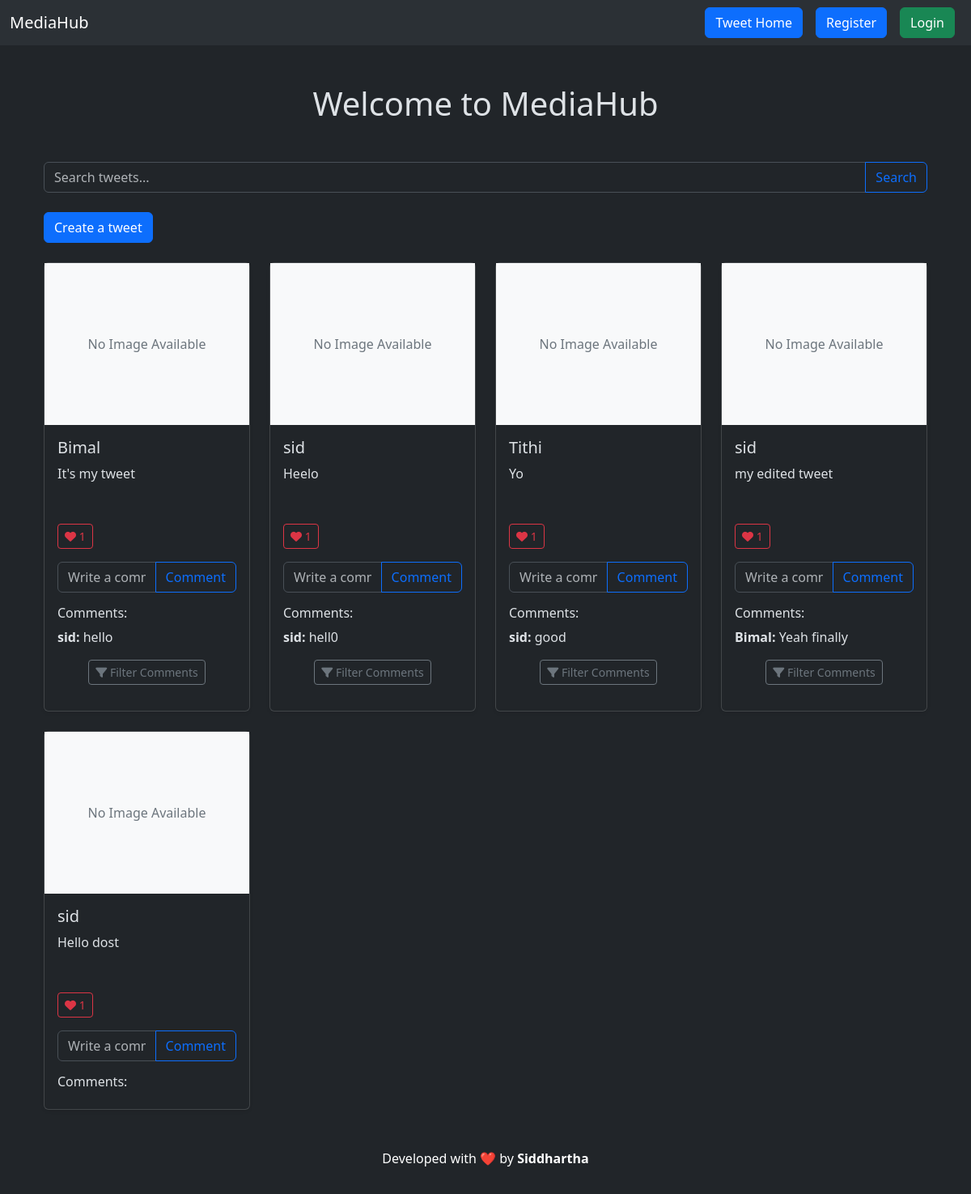
Page /tweet/ on the earlier database version.
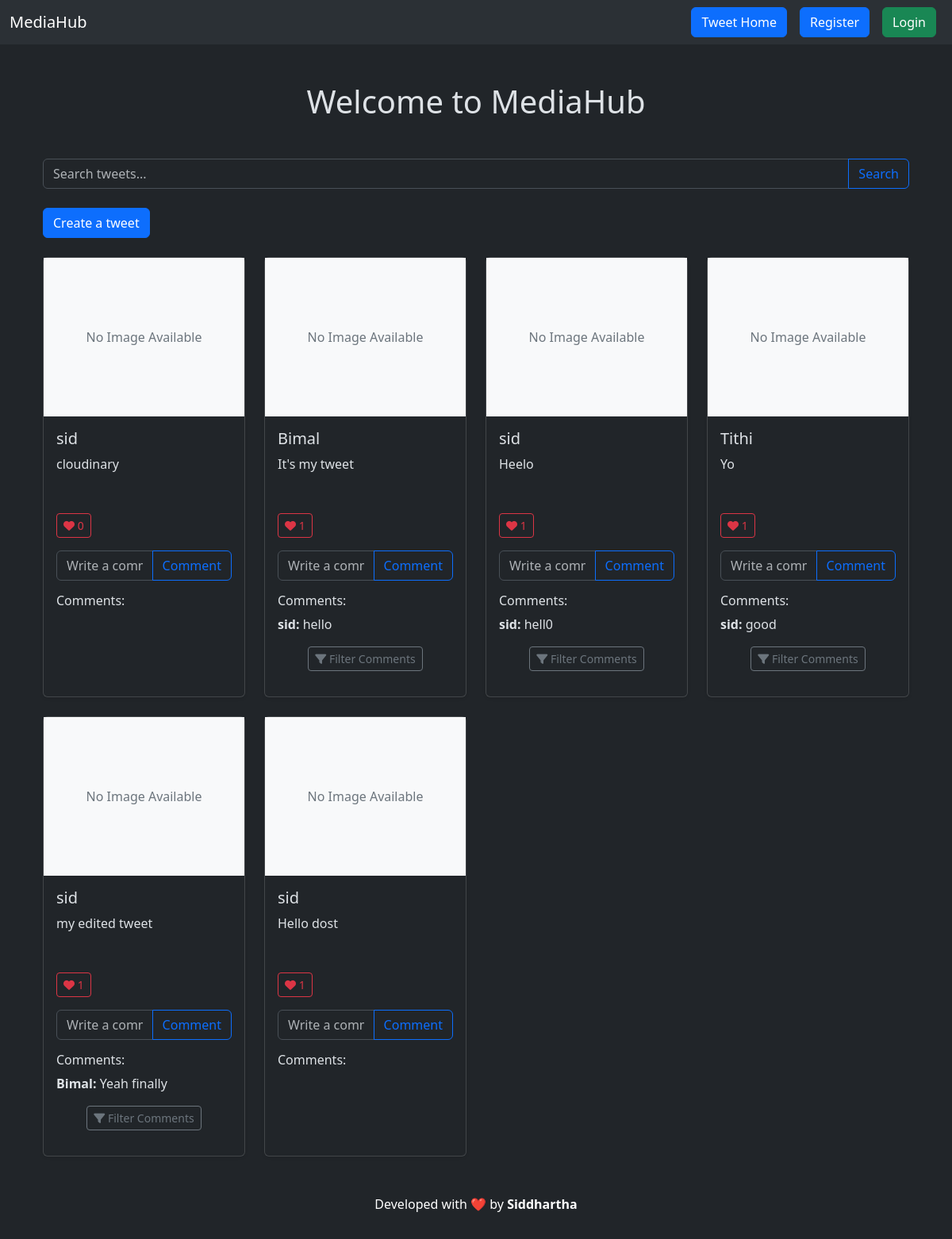
Same page on the later database version.
### tweet/models.py (models this page shows, shortened)
class Tweet(models.Model):
    text = models.TextField()
    user = models.ForeignKey(User, on_delete=models.CASCADE)
    photo = CloudinaryField('photo', blank=True, null=True)
    created_at = models.DateTimeField(auto_now_add=True)
    updated_at = models.DateTimeField(auto_now=True)
    likes_count = models.PositiveIntegerField(default=0)

class Comment(models.Model):
    tweet = models.ForeignKey(Tweet, on_delete=models.CASCADE)
    user = models.ForeignKey(User, on_delete=models.CASCADE)
    content = models.TextField()
    created_at = models.DateTimeField(auto_now_add=True)

### tweet/views.py (the view)
# urls.py: path('', views.tweet_list, name='tweet_list'),
def tweet_list(request):
    query = request.GET.get('q')
    comment_filter = request.GET.get('comment_filter', 'all')
    if query:
        tweets = Tweet.objects.filter(text__icontains=query).order_by('-created_at')
    else:
        tweets = Tweet.objects.all().order_by('-created_at')
    liked_tweets = Like.objects.filter(user=request.user) if request.user.is_authenticated else []
    liked_tweet_ids = liked_tweets.values_list('tweet', flat=True) if liked_tweets else []
    for tweet in tweets:
        if comment_filter == 'newest':
            tweet.comments = tweet.comment_set.all().order_by('-created_at')
        else:
            tweet.comments = tweet.comment_set.all().order_by('created_at')
    return render(request, 'tweet_list.html', {
        'tweets': tweets,
        'liked_tweet_ids': liked_tweet_ids,
        'comment_filter': comment_filter
    })

### tweet/templates/tweet_list.html (shortened to what this page needs)
{% extends "layout.html" %}
{% block content %}
<div class="container mt-5">
  <h1 class="text-center mt-4 mb-5">Welcome to MediaHub</h1>
  <form method="get" class="mb-4">
    <div class="input-group">
      <input type="text" name="q" class="form-control" placeholder="Search tweets..." value="{{ request.GET.q|default_if_none:'' }}">
      <button class="btn btn-outline-primary" type="submit">Search</button>
    </div>
  </form>
  <a class="btn btn-primary mb-4" href="{% url 'tweet_create' %}">Create a tweet</a>
  <div class="row row-cols-1 row-cols-md-2 row-cols-lg-3 row-cols-xl-4 g-4">
    {% for tweet in tweets %}
    <div class="col">
      <div class="card shadow-sm h-100">
        <div class="image-container" id="image-container-{{ tweet.id }}">
          {% if tweet.photo and tweet.photo.url %}
          <img src="{{ tweet.photo.url }}" class="card-img-top" alt="Tweet Image" id="tweet-img-{{ tweet.id }}" style="object-fit: cover; height: 200px;">
          {% else %}
          <div class="d-flex justify-content-center align-items-center bg-light" style="height: 200px; color: #6c757d;">
            No Image Available
          </div>
          {% endif %}
        </div>
        <div class="card-body d-flex flex-column">
          <h5 class="card-title">{{ tweet.user.username }}</h5>
          <p class="card-text text-truncate" style="height: 50px; overflow: hidden;">{{ tweet.text }}</p>
          <form method="post" action="{% url 'like_tweet' tweet.id %}" class="d-inline">
            <button class="btn btn-outline-danger btn-sm mt-2">
              <i class="fa fa-heart"></i>
              {{ tweet.likes_count }}
            </button>
          </form>
          <form method="post" action="{% url 'comment_tweet' tweet.id %}" class="mt-3">
            <div class="input-group">
              <input type="text" name="content" class="form-control" placeholder="Write a comment..." required>
              <button class="btn btn-outline-primary" type="submit">Comment</button>
            </div>
          </form>
          <div class="mt-3">
            <h6 class="font-weight-bold">Comments:</h6>
            <div id="comments-{{ tweet.id }}">
              {% for comment in tweet.comment_set.all|slice:":1" %}
              <div class="comment">
                <p><strong>{{ comment.user.username }}:</strong> {{ comment.content }}</p>
              </div>
              {% endfor %}
            </div>
            {% if tweet.comment_set.count > 1 %}
            <button class="btn btn-outline-secondary btn-sm mt-2 mb-3 d-block mx-auto" id="filter-btn-{{ tweet.id }}" onclick="expandComments({{ tweet.id }})">
              <i class="fa fa-filter"></i> Filter Comments
            </button>
            {% endif %}
          </div>
        </div>
      </div>
    </div>
    {% endfor %}
  </div>
</div>
{% endblock %}

### templates/layout.html (shortened to what this page needs)
{% load static %}
<!DOCTYPE html>
<html lang="en" data-bs-theme="dark">
<head>
  <link href="https://cdn.jsdelivr.net/npm/bootstrap@5.3.3/dist/css/bootstrap.min.css" rel="stylesheet">
  <link rel="stylesheet" href="https://cdnjs.cloudflare.com/ajax/libs/font-awesome/6.0.0-beta3/css/all.min.css">
</head>
<body>
  <nav class="navbar navbar-expand-lg bg-body-tertiary">
    <div class="container-fluid">
      <a class="navbar-brand" href="{% url 'tweet_list'%}">MediaHub</a>
      <div class="collapse navbar-collapse" id="navbarSupportedContent">
        <a href="{% url 'tweet_list'%}" class="btn btn-primary mx-2">Tweet Home</a>
        {% if user.is_authenticated %}
        <form method="post" action="{% url 'logout' %}" class="d-inline">
          {% csrf_token %}
          <button class="btn btn-danger" type="submit">Logout</button>
        </form>
        {% else %}
        <a href="{% url 'register' %}" class="btn btn-primary mx-2">Register</a>
        <a href="{% url 'login' %}" class="btn btn-success mx-2">Login</a>
        {% endif %}
      </div>
    </div>
  </nav>
  <div class="container">
    {% block content %}
    {% endblock %}
  </div>
  <footer class="bg-dark text-white text-center py-4 mt-4">
    <p class="mb-2">
        Developed with <span style="color: red;">❤️</span> by
        <a href="#" class="text-white fw-bold" target="_blank" style="text-decoration: none;">
            Siddhartha
        </a>
    </p>
</footer>
</body>
</html>

Differences in the rows shown:
added Tweet: shows "No Image Available", user.username "sid", text "cloudinary", likes_count "0"
